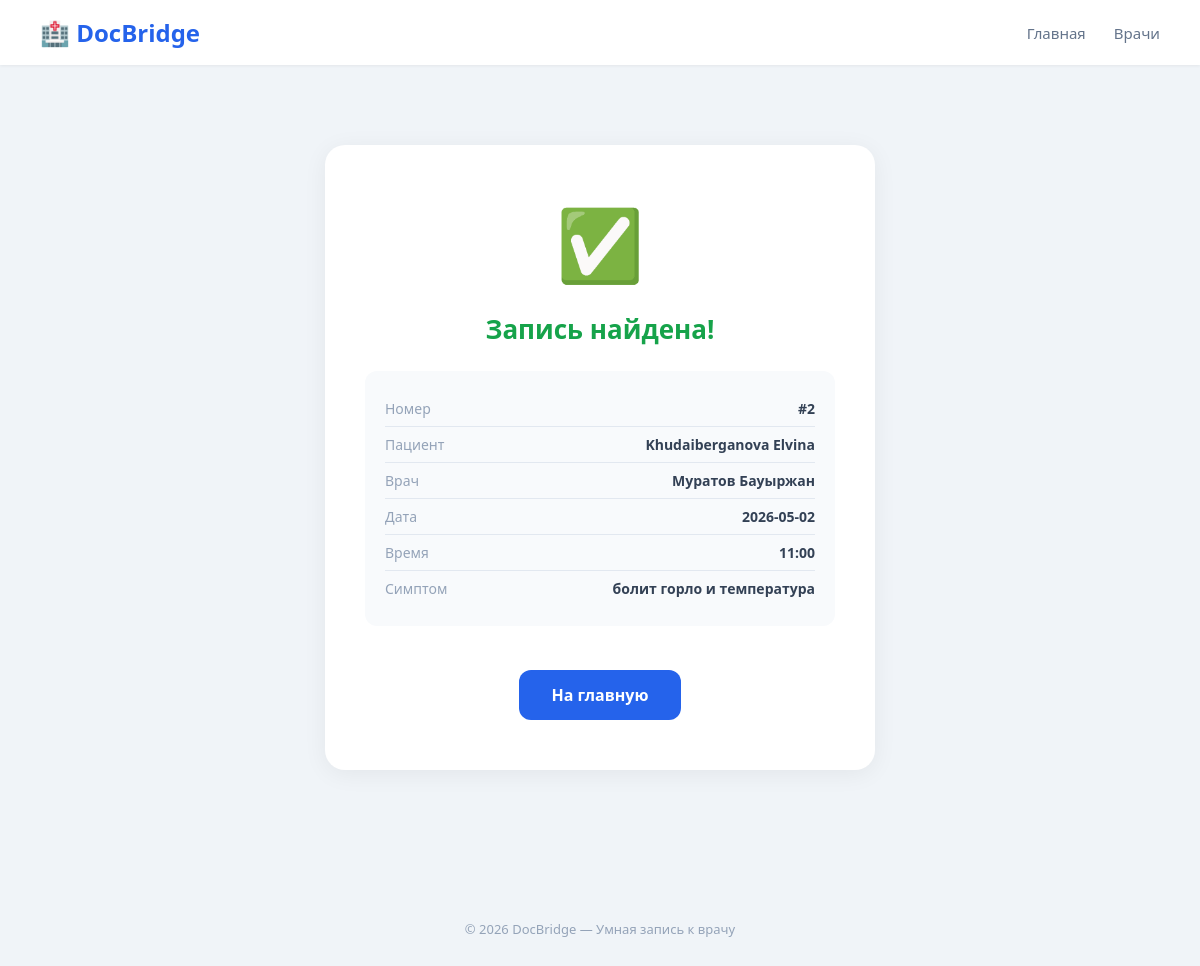
/check/2, run on the app's committed database.
### tables this page shows
CREATE TABLE appointments (
            id INTEGER PRIMARY KEY AUTOINCREMENT,
            patient_name TEXT NOT NULL,
            patient_phone TEXT NOT NULL,
            slot_id INTEGER NOT NULL,
            symptom_text TEXT,
            recommended_specialist TEXT,
            telegram_chat_id TEXT,
            created_at TIMESTAMP DEFAULT CURRENT_TIMESTAMP,
            FOREIGN KEY (slot_id) REFERENCES slots (id)
        );

CREATE TABLE doctors (
            id INTEGER PRIMARY KEY AUTOINCREMENT,
            name TEXT NOT NULL,
            specialization TEXT NOT NULL,
            experience_years INTEGER,
            photo_url TEXT,
            description TEXT
        );

CREATE TABLE slots (
            id INTEGER PRIMARY KEY AUTOINCREMENT,
            doctor_id INTEGER NOT NULL,
            date TEXT NOT NULL,
            time TEXT NOT NULL,
            is_booked INTEGER DEFAULT 0,
            FOREIGN KEY (doctor_id) REFERENCES doctors (id)
        );

### app.py (the view)
@app.route('/check/<int:appointment_id>')
def check_appointment(appointment_id):
    conn = get_db()
    cursor = conn.cursor()
    cursor.execute('''
        SELECT appointments.*, slots.date, slots.time, doctors.name as doctor_name
        FROM appointments
        JOIN slots ON appointments.slot_id = slots.id
        JOIN doctors ON slots.doctor_id = doctors.id
        WHERE appointments.id = ?
    ''', (appointment_id,))
    appointment = cursor.fetchone()
    conn.close()
    if not appointment:
        return render_template('check.html', found=False, appointment_id=appointment_id)
    return render_template('check.html', found=True, appointment=appointment)

### models.py (called while the page is built)
def get_db():
    conn = sqlite3.connect(DATABASE)
    conn.row_factory = sqlite3.Row
    return conn

### templates/check.html (shortened to what this page needs)
{% extends "base.html" %}
{% block content %}
<div class="confirmation-box">
    {% if found %}
        <div class="check-icon">✅</div>
        <h2>Запись найдена!</h2>
        <div class="confirmation-details">
            <div class="row"><span class="label">Номер</span><span class="value">#{{ appointment.id }}</span></div>
            <div class="row"><span class="label">Пациент</span><span class="value">{{ appointment.patient_name }}</span></div>
            <div class="row"><span class="label">Врач</span><span class="value">{{ appointment.doctor_name }}</span></div>
            <div class="row"><span class="label">Дата</span><span class="value">{{ appointment.date }}</span></div>
            <div class="row"><span class="label">Время</span><span class="value">{{ appointment.time }}</span></div>
            <div class="row"><span class="label">Симптом</span><span class="value">{{ appointment.symptom_text or 'Не указан' }}</span></div>
        </div>
    {% else %}
        <div class="check-icon">🔍</div>
        <h2>Запись не найдена</h2>
        <p>Запись с номером #{{ appointment_id }} не существует.</p>
    {% endif %}
    <a href="/" class="btn btn-primary" style="margin-top:20px;">На главную</a>
</div>
{% endblock %}

### static/css/style.css (style rules this page uses)
* { margin: 0; padding: 0; box-sizing: border-box; }
body { font-family: 'Segoe UI', Tahoma, Geneva, Verdana, sans-serif; background: #f0f4f8; color: #1e293b; min-height: 100vh; }
.btn { padding: 14px 32px; font-size: 16px; font-weight: 600; border: none; border-radius: 12px; cursor: pointer; text-decoration: none; display: inline-flex; align-items: center; gap: 8px; }
.btn-primary { background: #2563eb; color: white; }
.confirmation-box { background: white; border-radius: 20px; padding: 50px 40px; text-align: center; box-shadow: 0 4px 24px rgba(0,0,0,0.06); max-width: 550px; margin: 40px auto; }
.confirmation-box .check-icon { font-size: 70px; margin-bottom: 20px; }
.confirmation-box h2 { color: #16a34a; font-size: 26px; margin-bottom: 12px; }
.confirmation-details { background: #f8fafc; border-radius: 12px; padding: 20px; margin: 24px 0; text-align: left; }
.confirmation-details .row { display: flex; justify-content: space-between; padding: 8px 0; border-bottom: 1px solid #e2e8f0; font-size: 14px; }
.confirmation-details .row:last-child { border-bottom: none; }
.confirmation-details .label { color: #94a3b8; }
.confirmation-details .value { font-weight: 600; color: #334155; }

### data on the page
appointments: id "2", patient_name "Khudaiberganova Elvina", symptom_text "болит горло и температура"
doctors: doctor_name "Муратов Бауыржан"
slots: date "2026-05-02", time "11:00"
